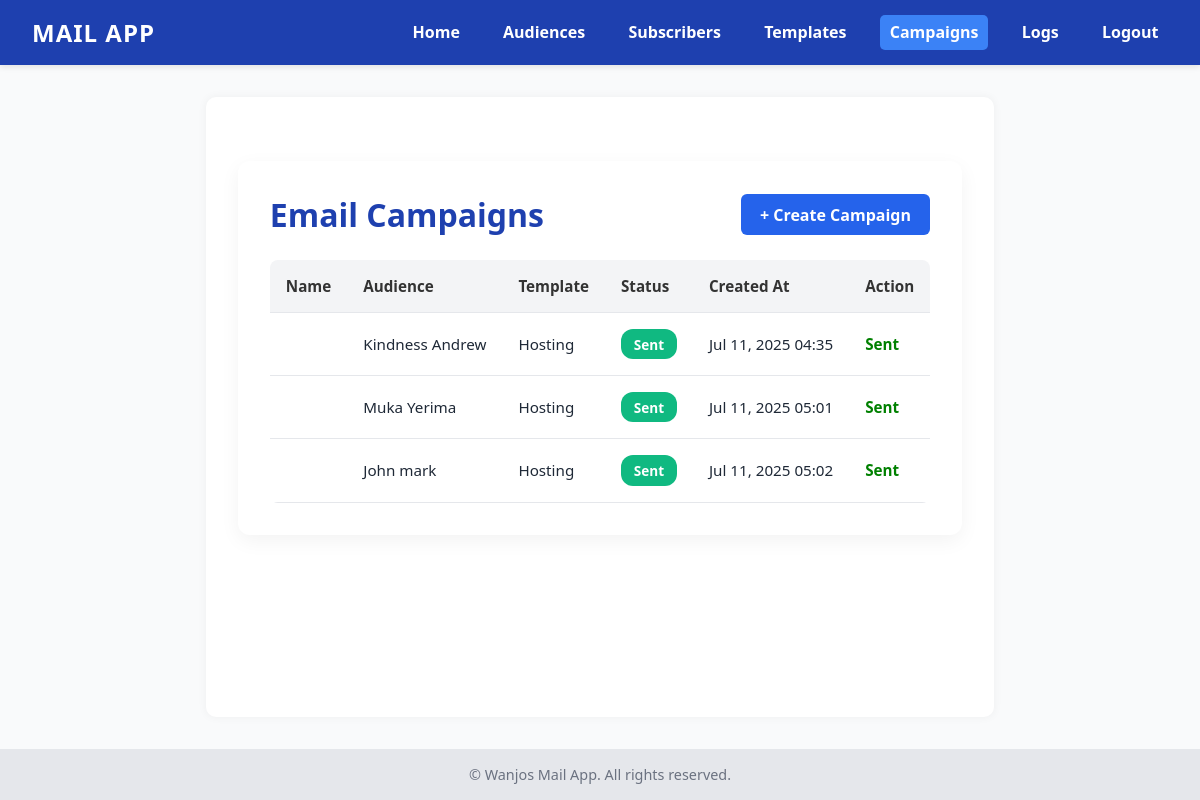
The app's page /campaigns/ (signed in) with its own data.
### sendemail/models.py (models this page shows, shortened)
class Campaign(models.Model):
    STATUS_CHOICES = [
        ('draft', 'draft'),
        ('scheduled', 'scheduled'),
        ('sent', 'sent'),
    ]
    user = models.ForeignKey(User, on_delete=models.CASCADE, related_name="campaigns")
    audience = models.ForeignKey(Audience, on_delete=models.CASCADE, related_name="campaigns")
    template = models.ForeignKey(EmailTemplate, on_delete=models.SET_NULL, null=True, blank=True)
    subject = models.CharField(max_length=255)
    body_html = models.TextField(blank=True, null=True)
    body_text = models.TextField(blank=True)
    status = models.CharField(max_length=20, choices=STATUS_CHOICES, default='draft')
    checks = models.BooleanField(default=False)
    scheduled_time = models.DateTimeField(null=True, blank=True)
    sent_time = models.TimeField(null=True, blank=True)
    created_at = models.DateTimeField(auto_now_add=True)

class Audience(models.Model):
    user = models.ForeignKey(User, on_delete=models.CASCADE, related_name="audiences")
    name = models.CharField(max_length=255)
    email = models.EmailField(null=True)
    description = models.TextField(blank=True)
    created_at = models.DateTimeField(auto_now_add=True)
    tag = models.CharField(max_length=30,default="general_audience",null=True)

class EmailTemplate(models.Model):
    user = models.ForeignKey(User, on_delete=models.CASCADE, related_name="email_templates")
    name = models.CharField(max_length=255)
    subject = models.CharField(max_length=255)
    body_html = models.TextField()
    body_text = models.TextField(blank=True)
    created_at = models.DateTimeField(auto_now_add=True)

### sendemail/views.py (the view)
# urls.py: path('campaigns/', views.campaign_list, name='campaigns'),
@login_required
def campaign_list(request):
    campaigns = Campaign.objects.filter(user=request.user)
    return render(request, "campaigns/campaign_list.html", {"campaigns": campaigns})

### templates/campaigns/campaign_list.html (shortened to what this page needs)
{% extends "base.html" %}
{% block content %}
<div class="campaigns-container">
  <div class="top-bar">
    <h1>Email Campaigns</h1>
    <a href="{% url 'campaign_create' %}" class="btn-primary">+ Create Campaign</a>
  </div>
  {% if campaigns %}
  <table>
    <thead>
      <tr>
        <th>Name</th>
        <th>Audience</th>
        <th>Template</th>
        <th>Status</th>
        <th>Created At</th>
        <th>Action</th>
      </tr>
    </thead>
    <tbody>
      {% for campaign in campaigns %}
      <tr>
        <td data-label="Name">{{ campaign.name }}</td>
        <td data-label="Audience">{{ campaign.audience.name }}</td>
        <td data-label="Template">{{ campaign.template.subject }}</td>
        <td data-label="Status">
          {% if campaign.status == 'pending' %}
            <span class="status status-pending">Pending</span>
          {% elif campaign.status == 'sent' %}
            <span class="status status-sent">Sent</span>
          {% else %}
            {{ campaign.status|capfirst }}
          {% endif %}
        </td>
        <td data-label="Created">{{ campaign.created_at|date:"M d, Y H:i" }}</td>
        <td data-label="Send">
          {% if not campaign.checks %}
            <form action="{% url 'senddraft' campaign.pk %}" method="POST" style="margin:0;">
              {% csrf_token %}
              <button type="submit" class="send-button">Send</button>
            </form>
          {% else %}
            <span style="color: green; font-weight: 600;">Sent</span>
          {% endif %}
        </td>
      </tr>
      {% endfor %}
    </tbody>
  </table>
  {% else %}
    <p>No campaigns created yet.</p>
  {% endif %}
</div>
{% endblock %}

### templates/base.html (style rules this page uses)
*, *::before, *::after { box-sizing: border-box; }
body { margin: 0; font-family: 'Segoe UI', Tahoma, Geneva, Verdana, sans-serif; background-color: #f9fafb; color: #1f2937; display: flex; flex-direction: column; min-height: 100vh; }
a { color: #ffffff; text-decoration: none; transition: color 0.3s ease; }

### templates/campaigns/campaign_list.html (style rules this page uses)
.campaigns-container { max-width: 960px; margin: 2rem auto; padding: 2rem; background-color: white; border-radius: 12px; box-shadow: 0 6px 20px rgba(0, 0, 0, 0.05); font-family: 'Segoe UI', Tahoma, Geneva, Verdana, sans-serif; }
.top-bar { display: flex; justify-content: space-between; align-items: center; margin-bottom: 1.5rem; }
.top-bar h1 { margin: 0; color: #1e40af; }
.btn-primary { background-color: #2563eb; color: white; padding: 0.6rem 1.2rem; border: none; border-radius: 6px; font-weight: bold; text-decoration: none; transition: background-color 0.3s ease; }
table { width: 100%; border-collapse: collapse; margin-top: 1rem; border-radius: 8px; overflow: hidden; }
th, td { padding: 1rem; border-bottom: 1px solid #e5e7eb; text-align: left; font-size: 0.95rem; }
th { background-color: #f3f4f6; color: #333; }
.status { padding: 0.35rem 0.8rem; border-radius: 12px; font-weight: 600; font-size: 0.85rem; display: inline-block; }
.status-sent { background-color: #10b981; color: white; }

### records on screen
Campaign: audience.name "Kindness Andrew", template.subject "Hosting", status "Sent", created_at "Jul 11, 2025 04:35", checks "Sent"
Campaign: audience.name "Muka Yerima", template.subject "Hosting", status "Sent", created_at "Jul 11, 2025 05:01", checks "Sent"
Campaign: audience.name "John mark", template.subject "Hosting", status "Sent", created_at "Jul 11, 2025 05:02", checks "Sent"
